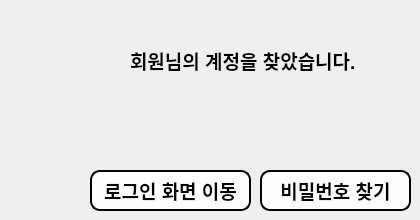
       <widget class="QWidget" name="page_7">
        <widget class="QLabel" name="label_25">
         <property name="geometry">
          <rect>
           <x>130</x>
           <y>50</y>
           <width>251</width>
           <height>21</height>
          </rect>
         </property>
         <property name="font">
          <font>
           <pointsize>14</pointsize>
           <bold>true</bold>
          </font>
         </property>
         <property name="styleSheet">
          <string notr="true">color: rgb(0, 0, 0);</string>
         </property>
         <property name="text">
          <string>회원님의 계정을 찾았습니다.</string>
         </property>
        </widget>
        <widget class="QLabel" name="lblShowID">
         <property name="geometry">
          <rect>
           <x>140</x>
           <y>110</y>
           <width>231</width>
           <height>21</height>
          </rect>
         </property>
         <property name="font">
          <font>
           <pointsize>18</pointsize>
           <bold>true</bold>
           <underline>true</underline>
          </font>
         </property>
         <property name="styleSheet">
          <string notr="true">color: rgb(0, 0, 255);</string>
         </property>
         <property name="text">
          <string/>
         </property>
         <property name="alignment">
          <set>Qt::AlignCenter</set>
         </property>
        </widget>
        <widget class="QPushButton" name="btnGTlogin">
         <property name="geometry">
          <rect>
           <x>90</x>
           <y>170</y>
           <width>161</width>
           <height>41</height>
          </rect>
         </property>
         <property name="font">
          <font>
           <pointsize>14</pointsize>
           <bold>true</bold>
          </font>
         </property>
         <property name="styleSheet">
          <string notr="true">border-radius: 10px;
background-color: rgb(254, 254, 254);
border:2px solid;</string>
         </property>
         <property name="text">
          <string>로그인 화면 이동</string>
         </property>
        </widget>
        <widget class="QPushButton" name="btnSPW2">
         <property name="geometry">
          <rect>
           <x>260</x>
           <y>170</y>
           <width>151</width>
           <height>41</height>
          </rect>
         </property>
         <property name="font">
          <font>
           <pointsize>14</pointsize>
           <bold>true</bold>
          </font>
         </property>
         <property name="styleSheet">
          <string notr="true">border-radius: 10px;
background-color: rgb(254, 254, 254);
border:2px solid;</string>
         </property>
         <property name="text">
          <string>비밀번호 찾기</string>
         </property>
        </widget>
       </widget>
